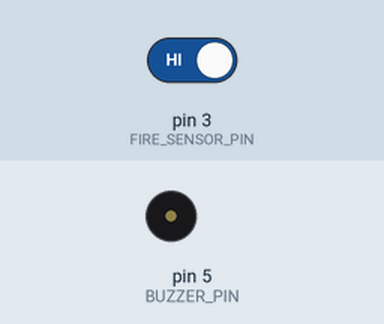
Recording of a sketch running on a simulated Arduino Uno, built with avr-gcc and run on an emulated ATmega328P. Parts: buzzer (waves = sounding, pin HIGH). The test bench sets the inputs (shaded band); at power-on: pin 3 (FIRE_SENSOR_PIN) HIGH.

Above: at 1.2 s.
1.3 s: pin 3 (FIRE_SENSOR_PIN) driven LOW
At 2.0 s:
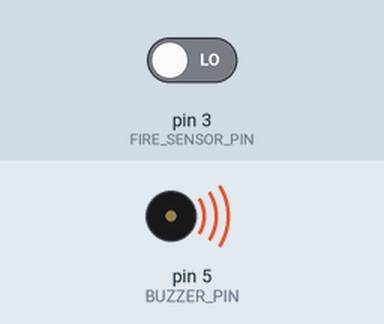
2.8 s: pin 3 (FIRE_SENSOR_PIN) driven HIGH
At 3.1 s:
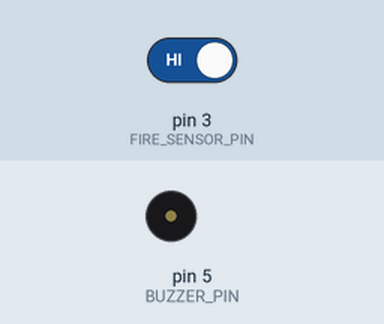
Timing chart, 0 to 5.8 s (numbered marks = the images above; inputs shaded):
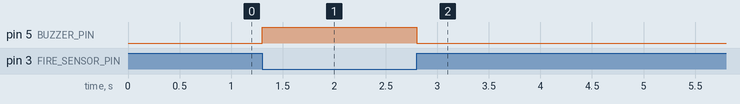

Measured:
- after the input at 1.3 s, pin 5 (BUZZER_PIN): LOW → HIGH at once
- after the input at 2.8 s, pin 5 (BUZZER_PIN): HIGH → LOW at once

The sketch:

fire_alarm.ino
```cpp
#include <Arduino.h>

// Pin definitions
#define FIRE_SENSOR_PIN 3   // Fire alarm sensor connected to D3
#define BUZZER_PIN 5        // Buzzer connected to D5

void setup() {
  pinMode(FIRE_SENSOR_PIN, INPUT);   // Set fire sensor as input
  pinMode(BUZZER_PIN, OUTPUT);        // Set buzzer as output

  digitalWrite(BUZZER_PIN, LOW);      // Buzzer OFF initially
}

void loop() {
  int fireDetected = digitalRead(FIRE_SENSOR_PIN);

  // Most fire sensors are ACTIVE LOW
  if (fireDetected == LOW) {
    digitalWrite(BUZZER_PIN, HIGH);   // Fire detected → buzzer ON
  } else {
    digitalWrite(BUZZER_PIN, LOW);    // No fire → buzzer OFF
  }
}
```
